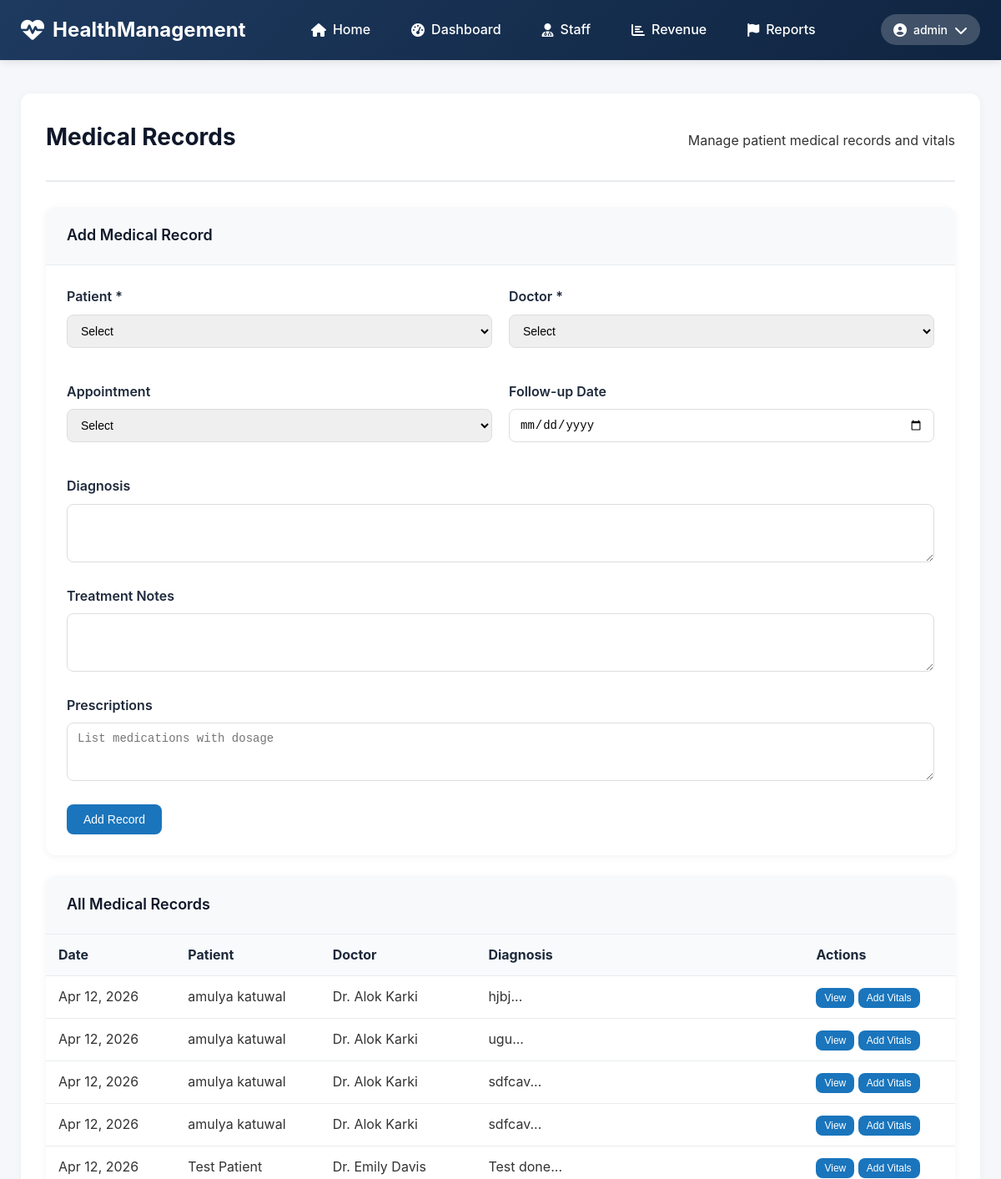
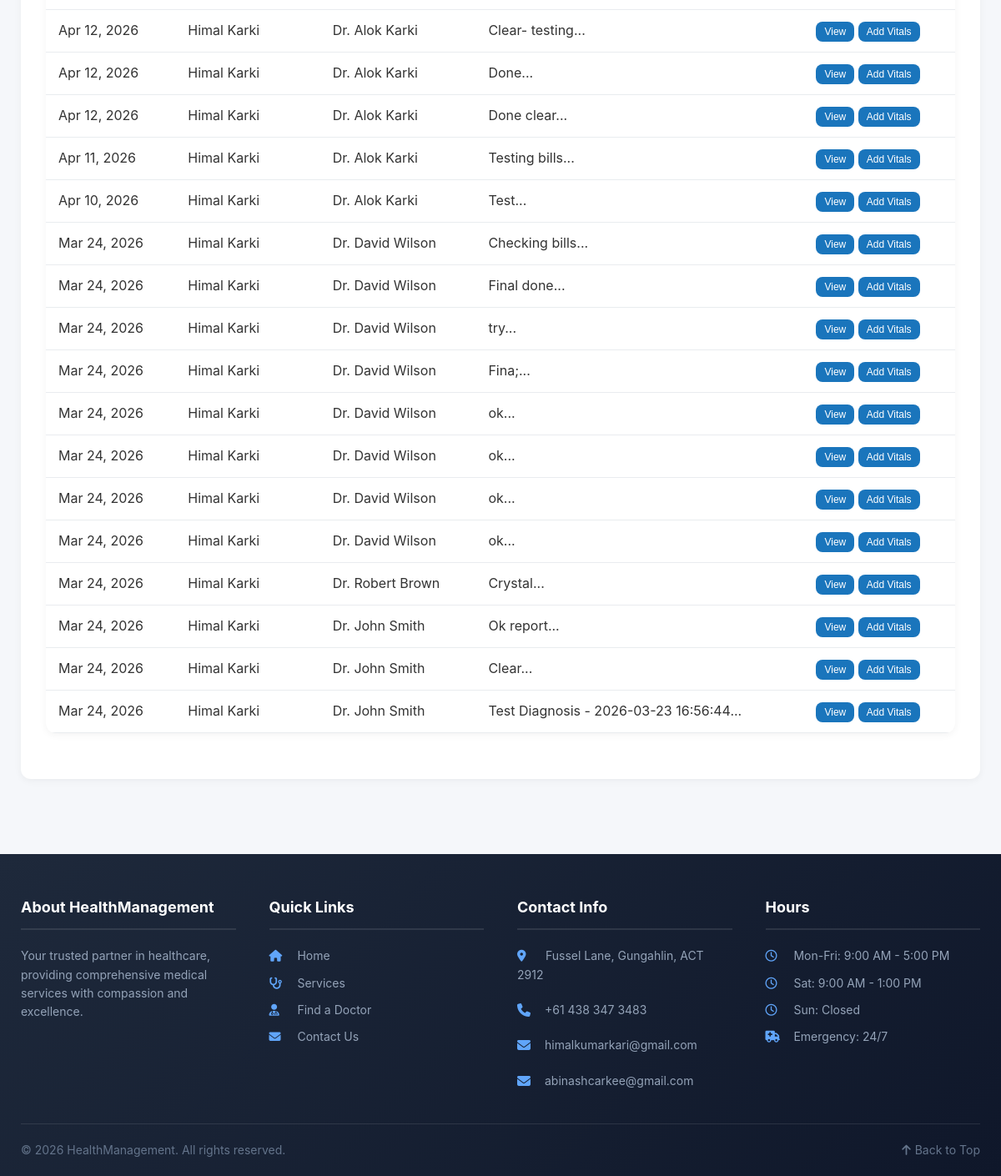
The app's page /admin/medical-records.php (signed in) with its own data (2 pictures, top to bottom).
### tables this page shows
CREATE TABLE `medical_records` (
  `recordId` int(11) NOT NULL,
  `patientId` int(11) NOT NULL,
  `doctorId` int(11) NOT NULL,
  `appointmentId` int(11) DEFAULT NULL,
  `creationDate` datetime DEFAULT current_timestamp(),
  `diagnosis` text DEFAULT NULL,
  `treatmentNotes` text DEFAULT NULL,
  `prescriptions` text DEFAULT NULL,
  `followUpDate` date DEFAULT NULL,
  `isConfidential` tinyint(1) DEFAULT 0
);

### admin/medical-records.php (the view, shortened to what this page needs)
<?php
require_once '../includes/config.php';
include '../includes/header.php';
$records = $pdo->query("
    SELECT mr.*, CONCAT(pu.firstName, ' ', pu.lastName) as patientName, CONCAT(du.firstName, ' ', du.lastName) as doctorName
    FROM medical_records mr
    JOIN patients p ON mr.patientId = p.patientId
    JOIN users pu ON p.userId = pu.userId
    JOIN doctors d ON mr.doctorId = d.doctorId
    JOIN staff s ON d.staffId = s.staffId
    JOIN users du ON s.userId = du.userId
    ORDER BY mr.creationDate DESC
")->fetchAll();
?>
<div class="dashboard">
    <div class="dashboard-header">
        <h1>Medical Records</h1>
        <p>Manage patient medical records and vitals</p>
    </div>
    <div class="card">
        <div class="card-header"><h3>Add Medical Record</h3></div>
        <div class="card-body">
            <form method="POST">
                <div class="form-row">
                    <div class="form-group">
                        <label>Patient *</label>
                        <select name="patient_id" required>
                            <option value="">Select</option>
                        </select>
                    </div>
                    <div class="form-group">
                        <label>Doctor *</label>
                        <select name="doctor_id" required>
                            <option value="">Select</option>
                        </select>
                    </div>
                </div>
                <div class="form-row">
                    <div class="form-group">
                        <label>Appointment</label>
                        <select name="appointment_id">
                            <option value="">Select</option>
                        </select>
                    </div>
                    <div class="form-group"><label>Follow-up Date</label><input type="date" name="follow_up_date"></div>
                </div>
                <div class="form-group"><label>Diagnosis</label><textarea name="diagnosis" rows="3"></textarea></div>
                <div class="form-group"><label>Treatment Notes</label><textarea name="treatment_notes" rows="3"></textarea></div>
                <div class="form-group"><label>Prescriptions</label><textarea name="prescriptions" rows="3" placeholder="List medications with dosage"></textarea></div>
                <button type="submit" name="add_record" class="btn btn-primary">Add Record</button>
            </form>
        </div>
    </div>
    <div class="card">
        <div class="card-header"><h3>All Medical Records</h3></div>
        <div class="table-container">
            <table class="data-table">
                <thead><tr><th>Date</th><th>Patient</th><th>Doctor</th><th>Diagnosis</th><th>Actions</th></tr></thead>
                <tbody>
                    <?php foreach ($records as $r): ?>
                        <tr>
                            <td><?php echo date('M j, Y', strtotime($r['creationDate'])); ?></td>
                            <td><?php echo $r['patientName']; ?></td>
                            <td>Dr. <?php echo $r['doctorName']; ?></td>
                            <td><?php echo substr($r['diagnosis'], 0, 50); ?>...</td>
                            <td>
                                <button class="btn btn-primary btn-sm" onclick="viewRecord(<?php echo $r['recordId']; ?>)">View</button>
                                <button class="btn btn-primary btn-sm" onclick="openModal('vitalsModal'); document.getElementById('vitals_record_id').value=<?php echo $r['recordId']; ?>;">Add Vitals</button>
                            </td>
                        </tr>
                    <?php endforeach; ?>
                </tbody>
            </table>
        </div>
    </div>
</div>
<?php include '../includes/footer.php'; ?>

### css/style.css (style rules this page uses)
* { margin: 0; padding: 0; box-sizing: border-box; }
body { font-family: -apple-system, BlinkMacSystemFont, 'Segoe UI', Roboto, 'Helvetica Neue', Arial, sans-serif; line-height: 1.6; color: #333; background-color: #f5f7fa; }
.dashboard { background: white; border-radius: 12px; padding: 30px; box-shadow: 0 2px 10px rgba(0,0,0,0.05); margin: 20px 0; }
.dashboard-header { margin-bottom: 30px; padding-bottom: 20px; border-bottom: 2px solid #e9ecef; display: flex; justify-content: space-between; align-items: center; flex-wrap: wrap; gap: 15px; }
.dashboard-header h1 { color: #1a75bc; font-size: 28px; margin-bottom: 10px; }
.card { background: white; border-radius: 12px; margin-bottom: 25px; box-shadow: 0 2px 10px rgba(0,0,0,0.05); overflow: hidden; }
.card-header { padding: 20px 25px; border-bottom: 1px solid #e9ecef; background: #f8f9fa; display: flex; justify-content: space-between; align-items: center; flex-wrap: wrap; gap: 10px; }
.card-header h3 { color: #1a75bc; font-size: 18px; margin: 0; }
.card-body { padding: 25px; }
.btn { display: inline-flex; align-items: center; gap: 8px; padding: 10px 20px; border-radius: 8px; text-decoration: none; font-size: 14px; font-weight: 500; transition: all 0.3s ease; cursor: pointer; border: none; }
.btn-primary { background: #1a75bc; color: white; }
.btn-sm { padding: 5px 10px; font-size: 12px; }
.form-row { display: grid; grid-template-columns: 1fr 1fr; gap: 20px; margin-bottom: 20px; }
.form-group { margin-bottom: 20px; }
.form-group label { display: block; margin-bottom: 8px; font-weight: 500; color: #333; }
.form-group input, .form-group select, .form-group textarea { width: 100%; padding: 10px 12px; border: 1px solid #ddd; border-radius: 8px; font-size: 14px; transition: all 0.3s ease; }
.table-container { overflow-x: auto; }
.data-table { width: 100%; border-collapse: collapse; }
.data-table th, .data-table td { padding: 12px 15px; text-align: left; border-bottom: 1px solid #e9ecef; vertical-align: top; }
.data-table th { background: #f8f9fa; font-weight: 600; color: #555; }
.page-header h1 , .dashboard-header h1, .page-title, h1 { font-weight: 700 !important; text-shadow: none !important; }
.section-title, .card-header h3, .stats-section h2 { font-weight: 600 !important; }
.dashboard .dashboard-header h1, .card .card-header h3, .appointments-section h3, .quick-actions h3 { color: #0f172a !important; }
.form-group label { color: #1e293b !important; font-weight: 600 !important; }
.data-table th { color: #1e293b !important; font-weight: 700 !important; }
.data-table th { color: #1e293b !important; font-weight: 700 !important; background: #f8fafc !important; }

### records on screen
medical_records: creationDate "Apr 12, 2026", patientName "amulya katuwal", doctorName "Alok Karki", diagnosis "hjbj", $r['recordId'] 23 (drawn)
medical_records: creationDate "Apr 12, 2026", patientName "amulya katuwal", doctorName "Alok Karki", diagnosis "ugu", $r['recordId'] 22 (drawn)
medical_records: creationDate "Apr 12, 2026", patientName "amulya katuwal", doctorName "Alok Karki", diagnosis "sdfcav", $r['recordId'] 21 (drawn)
medical_records: creationDate "Apr 12, 2026", patientName "amulya katuwal", doctorName "Alok Karki", diagnosis "sdfcav", $r['recordId'] 20 (drawn)
medical_records: creationDate "Apr 12, 2026", patientName "Test Patient", doctorName "Emily Davis", diagnosis "Test done", $r['recordId'] 19 (drawn)
medical_records: creationDate "Apr 12, 2026", patientName "Himal Karki", doctorName "Alok Karki", diagnosis "Clear- testing", $r['recordId'] 18 (drawn)
medical_records: creationDate "Apr 12, 2026", patientName "Himal Karki", doctorName "Alok Karki", diagnosis "Done", $r['recordId'] 17 (drawn)
medical_records: creationDate "Apr 12, 2026", patientName "Himal Karki", doctorName "Alok Karki", diagnosis "Done clear", $r['recordId'] 16 (drawn)
medical_records: creationDate "Apr 11, 2026", patientName "Himal Karki", doctorName "Alok Karki", diagnosis "Testing bills", $r['recordId'] 15 (drawn)
medical_records: creationDate "Apr 10, 2026", patientName "Himal Karki", doctorName "Alok Karki", diagnosis "Test", $r['recordId'] 14 (drawn)
medical_records: creationDate "Mar 24, 2026", patientName "Himal Karki", doctorName "David Wilson", diagnosis "Checking bills", $r['recordId'] 12 (drawn)
medical_records: creationDate "Mar 24, 2026", patientName "Himal Karki", doctorName "David Wilson", diagnosis "Final done", $r['recordId'] 11 (drawn)
medical_records: creationDate "Mar 24, 2026", patientName "Himal Karki", doctorName "David Wilson", diagnosis "try", $r['recordId'] 10 (drawn)
medical_records: creationDate "Mar 24, 2026", patientName "Himal Karki", doctorName "David Wilson", diagnosis "Fina;", $r['recordId'] 9 (drawn)
medical_records: creationDate "Mar 24, 2026", patientName "Himal Karki", doctorName "David Wilson", diagnosis "ok", $r['recordId'] 8 (drawn)
medical_records: creationDate "Mar 24, 2026", patientName "Himal Karki", doctorName "David Wilson", diagnosis "ok", $r['recordId'] 7 (drawn)
medical_records: creationDate "Mar 24, 2026", patientName "Himal Karki", doctorName "David Wilson", diagnosis "ok", $r['recordId'] 6 (drawn)
medical_records: creationDate "Mar 24, 2026", patientName "Himal Karki", doctorName "David Wilson", diagnosis "ok", $r['recordId'] 5 (drawn)
medical_records: creationDate "Mar 24, 2026", patientName "Himal Karki", doctorName "Robert Brown", diagnosis "Crystal", $r['recordId'] 4 (drawn)
medical_records: creationDate "Mar 24, 2026", patientName "Himal Karki", doctorName "John Smith", diagnosis "Ok report", $r['recordId'] 3 (drawn)
medical_records: creationDate "Mar 24, 2026", patientName "Himal Karki", doctorName "John Smith", diagnosis "Clear", $r['recordId'] 2 (drawn)
medical_records: creationDate "Mar 24, 2026", patientName "Himal Karki", doctorName "John Smith", diagnosis "Test Diagnosis - 2026-03-23 16:56:44", $r['recordId'] 1 (drawn)

### other values on screen
$_SESSION['username'] "admin"
